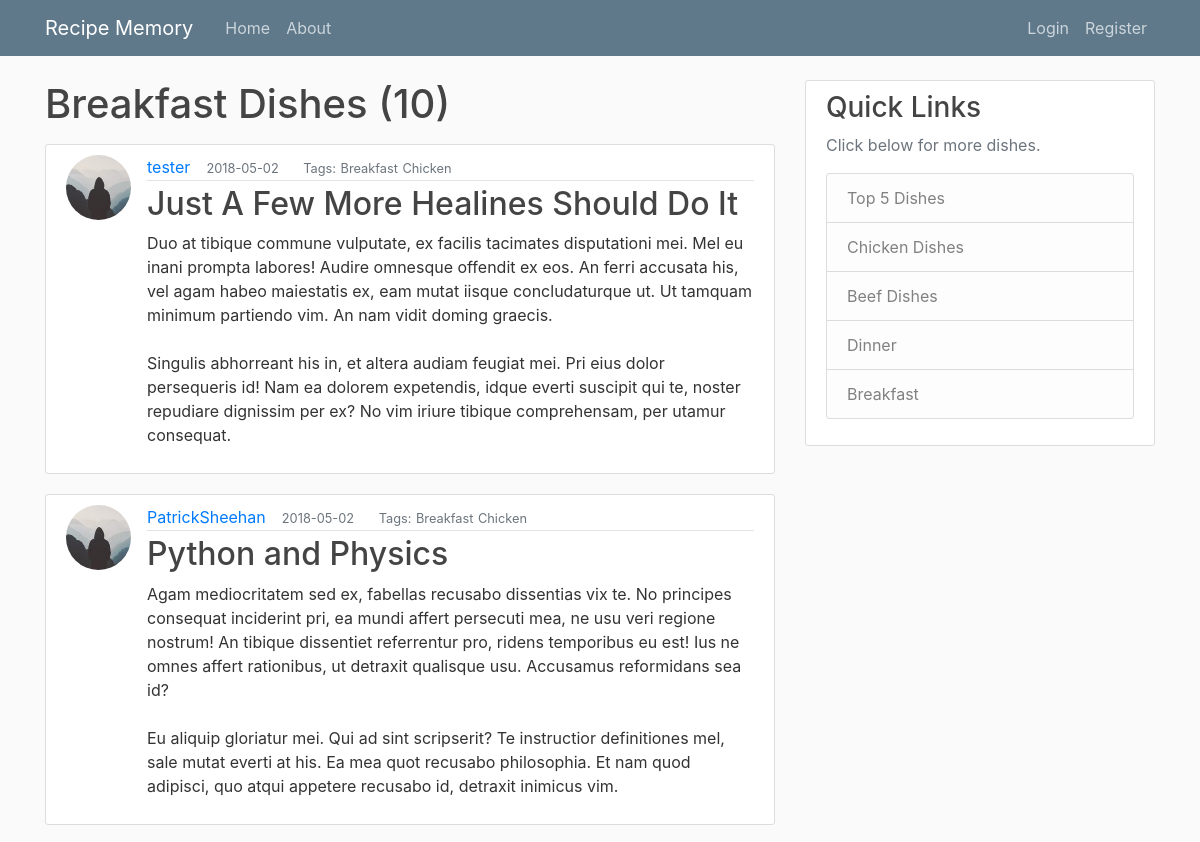
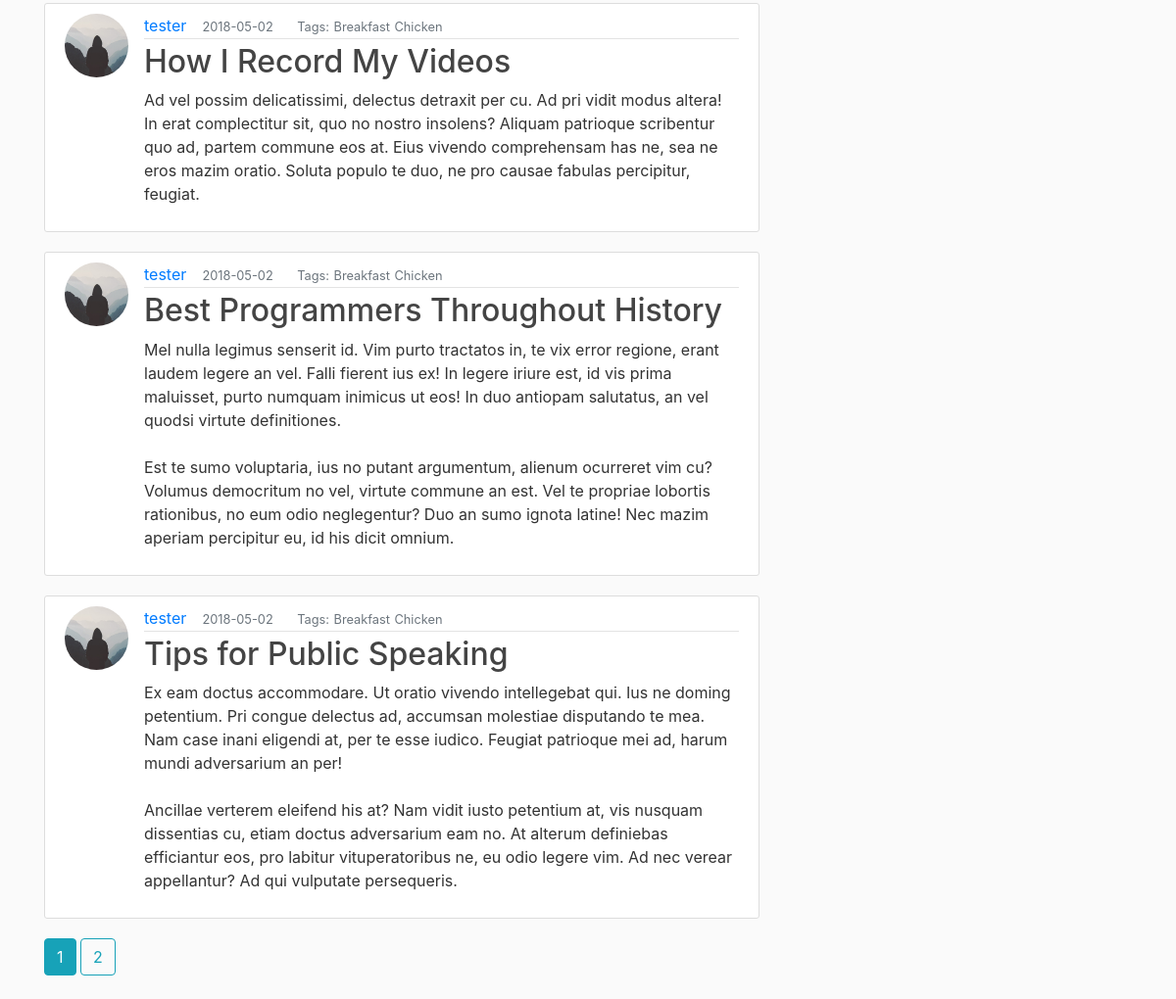
The page /breakfast on the database its author committed (2 pictures, top to bottom).
### flaskblog/models.py (models this page shows, shortened)
class Post(db.Model):
    id = db.Column(db.Integer, primary_key=True)
    title = db.Column(db.String(120), nullable=False)
    date_posted = db.Column(db.DateTime, nullable=False, default=datetime.utcnow)
    mealType = db.Column(db.String(20), default="Dinner", nullable=True)
    mainIngredient = db.Column(db.String(35), default="Chicken", nullable=True)
    content = db.Column(db.Text, nullable=False)
    user_id = db.Column(db.Integer, db.ForeignKey('user.id'), nullable=False)

class User(db.Model, UserMixin):
    id = db.Column(db.Integer, primary_key=True)
    username = db.Column(db.String(20), unique=True, nullable=False)
    email = db.Column(db.String(120), unique=True, nullable=False)
    image_file = db.Column(db.String(20), nullable=False, default='default.jpg')
    password = db.Column(db.String(60), nullable=False)
    posts = db.relationship('Post', backref='author', lazy=True)

### flaskblog/dishes/routes.py (the view)
@dishes.route('/breakfast')
def breakfast():
    mealType="Breakfast"
    page = request.args.get('page', 1, type=int)
    posts = Post.query.filter_by(mealType=mealType)\
        .order_by(Post.date_posted.desc())\
        .paginate(page=page, per_page=5)
    return render_template('mealType.html', posts=posts, mealType=mealType)

### flaskblog/templates/mealType.html
{% extends "layouts.html" %}
{% block content %}
<h1 class="mb-3">{{ mealType }} Dishes ({{ posts.total }})</h1>
{% for post in posts.items %}
    <article class="media content-section">
      <img class="rounded-circle article-img" src="{{ url_for('static', filename='profile_pics/' + post.author.image_file) }}">
      <div class="media-body">
        <div class="article-metadata">
          <a class="mr-2" href="{{ url_for('users.user_posts', username=post.author.username) }}">{{ post.author.username }}</a>
          <small class="text-muted"> &nbsp;{{ post.date_posted.strftime('%Y-%m-%d') }}</small>
          <small class="text-muted"> &emsp;&nbsp; Tags:</small>
          <b><small class="text-muted">{{ post.mealType }}</small></b>
          <b><small class="text-muted">{{ post.mainIngredient }}</small></b>
        </div>
        <h2><a class="article-title" href="{{ url_for('posts.post', post_id=post.id) }}">{{ post.title }}</a></h2>
        <p class="article-content">{{ post.content }}</p>
      </div>
    </article>
{% endfor %}
{% for page_num in posts.iter_pages(left_edge=1, right_edge=1, left_current=1, right_current=2) %}
  {% if page_num %}
    {% if posts.page == page_num %}
      <a class="btn btn-info mb-4" href="{{ url_for('main.home', page=page_num) }}">{{ page_num }}</a>
    {% else %}
      <a class="btn btn-outline-info mb-4" href="{{ url_for('main.home', page=page_num) }}">{{ page_num }}</a>
    {% endif %}
  {% else %}
    ...
  {% endif %}
{% endfor %}
{% endblock content %}

### flaskblog/static/main.css (style rules this page uses)
body { background: #fafafa; color: #333333; margin-top: 5rem; }
h1, h2, h3, h4, h5, h6 { color: #444444; }
.content-section { background: #ffffff; padding: 10px 20px; border: 1px solid #dddddd; border-radius: 3px; margin-bottom: 20px; }
.article-title { color: #444444; }
.article-content { white-space: pre-line; }
.article-img { height: 65px; width: 65px; margin-right: 16px; }
.article-metadata { padding-bottom: 1px; margin-bottom: 4px; border-bottom: 1px solid #e3e3e3 }

### rows shown on the page
Post: image_file (placeholder picture), author.username "tester", date_posted "2018-05-02", mealType "Breakfast", mainIngredient "Chicken", title "Just A Few More Healines Should Do It", content "Duo at tibique commune vulputate, ex facilis tacimates disputationi mei. Mel eu inani prompta labores! Audire omnesque offendit ex eos. An ferri accusata his, vel agam habeo maiestatis ex, eam mutat iisque concludaturque ut. Ut tamquam minimum partiendo vim. An nam vidit doming graecis. Singulis abhorreant his in, et altera audiam feugiat mei. Pri eius dolor persequeris id! Nam ea dolorem expetendis, idque everti suscipit qui te, noster repudiare dignissim per ex? No vim iriure tibique comprehensam, per utamur consequat."
Post: image_file (picture), author.username "PatrickSheehan", date_posted "2018-05-02", mealType "Breakfast", mainIngredient "Chicken", title "Python and Physics", content "Agam mediocritatem sed ex, fabellas recusabo dissentias vix te. No principes consequat inciderint pri, ea mundi affert persecuti mea, ne usu veri regione nostrum! An tibique dissentiet referrentur pro, ridens temporibus eu est! Ius ne omnes affert rationibus, ut detraxit qualisque usu. Accusamus reformidans sea id? Eu aliquip gloriatur mei. Qui ad sint scripserit? Te instructior definitiones mel, sale mutat everti at his. Ea mea quot recusabo philosophia. Et nam quod adipisci, quo atqui appetere recusabo id, detraxit inimicus vim."
Post: image_file (placeholder picture), author.username "tester", date_posted "2018-05-02", mealType "Breakfast", mainIngredient "Chicken", title "How I Record My Videos", content "Ad vel possim delicatissimi, delectus detraxit per cu. Ad pri vidit modus altera! In erat complectitur sit, quo no nostro insolens? Aliquam patrioque scribentur quo ad, partem commune eos at. Eius vivendo comprehensam has ne, sea ne eros mazim oratio. Soluta populo te duo, ne pro causae fabulas percipitur, feugiat."
Post: image_file (placeholder picture), author.username "tester", date_posted "2018-05-02", mealType "Breakfast", mainIngredient "Chicken", title "Best Programmers Throughout History", content "Mel nulla legimus senserit id. Vim purto tractatos in, te vix error regione, erant laudem legere an vel. Falli fierent ius ex! In legere iriure est, id vis prima maluisset, purto numquam inimicus ut eos! In duo antiopam salutatus, an vel quodsi virtute definitiones. Est te sumo voluptaria, ius no putant argumentum, alienum ocurreret vim cu? Volumus democritum no vel, virtute commune an est. Vel te propriae lobortis rationibus, no eum odio neglegentur? Duo an sumo ignota latine! Nec mazim aperiam percipitur eu, id his dicit omnium."
Post: image_file (placeholder picture), author.username "tester", date_posted "2018-05-02", mealType "Breakfast", mainIngredient "Chicken", title "Tips for Public Speaking", content "Ex eam doctus accommodare. Ut oratio vivendo intellegebat qui. Ius ne doming petentium. Pri congue delectus ad, accumsan molestiae disputando te mea. Nam case inani eligendi at, per te esse iudico. Feugiat patrioque mei ad, harum mundi adversarium an per! Ancillae verterem eleifend his at? Nam vidit iusto petentium at, vis nusquam dissentias cu, etiam doctus adversarium eam no. At alterum definiebas efficiantur eos, pro labitur vituperatoribus ne, eu odio legere vim. Ad nec verear appellantur? Ad qui vulputate persequeris."

### other values the page prints
{{ mealType }} "Breakfast"
{{ posts.total }} "10"
{{ page_num }} "1"
{{ page_num }} "2"
